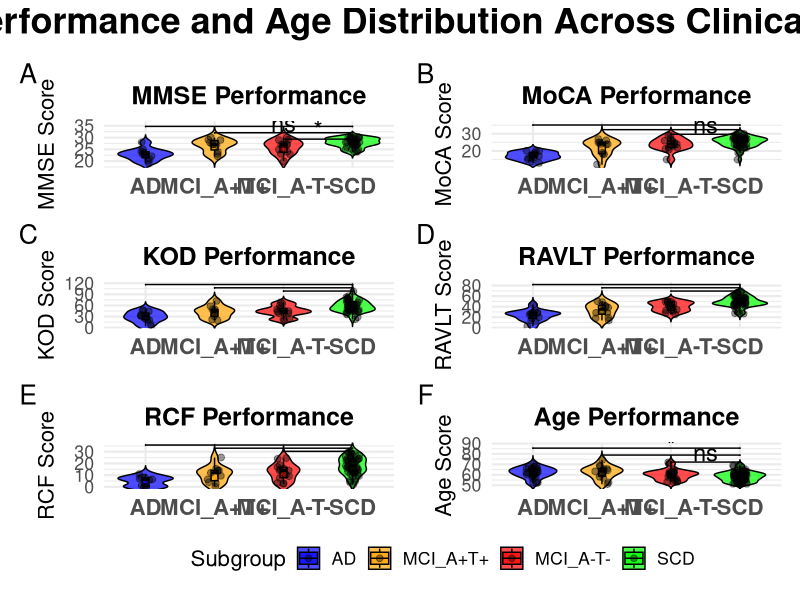

Generate this figure with R:
# Load Required Libraries
library(tidyverse)    # Data wrangling and visualization
library(ggsignif)     # Add significance annotations to ggplot
library(ggpubr)       # Statistical tests and plotting helpers
library(patchwork)    # Combine multiple ggplots

# Load and Preprocess Dataset
data <- read_delim("heatmap_data_norm_cogn.csv", delim = ";") %>%
  rename(Subgroup = "Subtype") %>%
  mutate(Subgroup = recode(Subgroup, "SCI" = "SCD"))

# Validate Required Columns
cognitive_columns <- c("MMSE", "MoCA", "KOD", "RAVLT", "RCF", "Age")
missing_columns <- setdiff(cognitive_columns, colnames(data))

if (length(missing_columns) > 0) {
  stop(paste("Missing columns in dataset:", paste(missing_columns, collapse = ", ")))
}

# Set Factor Levels and Define Colors
subgroup_colors <- c(
  "AD" = "blue",
  "MCI_A+T+" = "orange",
  "MCI_A-T-" = "red",
  "SCD" = "green"
)

data$Subgroup <- factor(data$Subgroup, levels = names(subgroup_colors))

# Define Function to Create Annotated Violin Plots
make_violin_plot <- function(data, score_col, title_prefix) {
  # Drop rows with missing values in the target column
  df <- data %>% drop_na(all_of(score_col))
  
  # Define plot title and y-axis bounds
  plot_title <- paste(title_prefix, "Performance")
  y_min <- min(df[[score_col]], na.rm = TRUE) * 0.95
  y_max <- max(df[[score_col]], na.rm = TRUE) * 1.20
  
  # Define subgroup comparisons (all vs. SCD)
  comparison_pairs <- list(
    c("AD", "SCD"),
    c("MCI_A+T+", "SCD"),
    c("MCI_A-T-", "SCD")
  )
  
  # Perform Wilcoxon tests
  p_vals <- sapply(comparison_pairs, function(groups) {
    if (all(groups %in% df$Subgroup)) {
      tryCatch(
        wilcox.test(
          df[[score_col]][df$Subgroup == groups[1]],
          df[[score_col]][df$Subgroup == groups[2]]
        )$p.value,
        error = function(e) NA_real_
      )
    } else {
      NA_real_
    }
  })
  
  # Convert p-values to significance symbols
  symbols <- case_when(
    p_vals <= 0.0001 ~ "****",
    p_vals <= 0.001  ~ "***",
    p_vals <= 0.01   ~ "**",
    p_vals <= 0.05   ~ "*",
    TRUE             ~ "ns"
  )
  
  # Set y-axis annotation positions
  y_positions <- seq(y_max * 0.95, y_max * 0.80, length.out = 3)
  
  # Generate base plot
  p <- ggplot(df, aes(x = Subgroup, y = .data[[score_col]], fill = Subgroup)) +
    geom_violin(trim = FALSE, alpha = 0.7, color = "black", width = 0.8) +
    geom_boxplot(width = 0.1, outlier.shape = NA, alpha = 0.7, color = "black") +
    geom_jitter(width = 0.1, size = 2, alpha = 0.4) +
    scale_fill_manual(values = subgroup_colors, name = "Subgroup") +
    labs(
      title = plot_title,
      y = paste(title_prefix, "Score"),
      x = NULL
    ) +
    coord_cartesian(ylim = c(y_min, y_max)) +
    theme_minimal(base_size = 16) +
    theme(
      plot.title = element_text(size = 18, hjust = 0.5, face = "bold"),
      axis.text.x = element_text(size = 16, face = "bold"),
      axis.title.x = element_blank(),
      legend.position = "bottom"
    )
  
  # Add significance annotations
  for (i in seq_along(comparison_pairs)) {
    if (!is.na(p_vals[i])) {
      p <- p + geom_signif(
        comparisons = list(comparison_pairs[[i]]),
        annotations = symbols[i],
        y_position = y_positions[i],
        tip_length = 0.01,
        textsize = 6
      )
    }
  }
  
  return(p)
}

# Generate Plots for All Cognitive Measures and Age
plot_list <- list(
  make_violin_plot(data, "MMSE", "MMSE"),
  make_violin_plot(data, "MoCA", "MoCA"),
  make_violin_plot(data, "KOD", "KOD"),
  make_violin_plot(data, "RAVLT", "RAVLT"),
  make_violin_plot(data, "RCF", "RCF"),
  make_violin_plot(data, "Age", "Age")
)

# Combine All Plots into a Final Figure
final_figure <- wrap_plots(plot_list, ncol = 2, guides = "collect", tag_level = "new") +
  plot_annotation(
    title = "Cognitive Performance and Age Distribution Across Clinical Subgroups",
    theme = theme(
      plot.title = element_text(hjust = 0.5, size = 26, face = "bold")
    ),
    tag_levels = list(c("A", "B", "C", "D", "E", "F")),
    tag_prefix = "",
    tag_suffix = ""
  ) &
  theme(legend.position = "bottom")

# Save the Combined Plot as an Image
ggsave(
  filename = "cognitive_age_violins.png",
  plot = final_figure,
  width = 16,
  height = 18,
  dpi = 300
)
